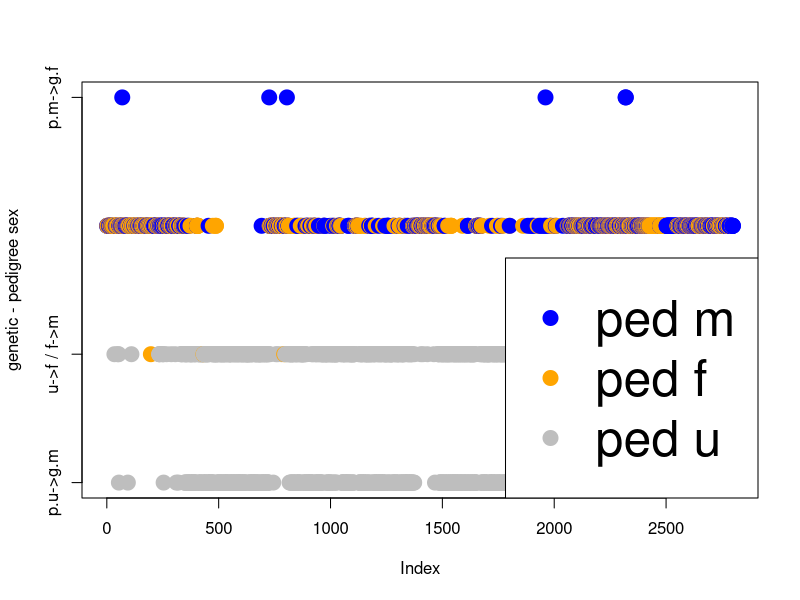

Generate this figure with R:
setwd('C:/Users/topalw/Desktop/PhD/Analyses/5.ref_panel/pedigree/')
lc <- read.csv('Metadata 3Kowls - 3kOwls_LowCoverage.csv', h=T)
ped1 <- read.csv('genetically_fixed_pedigree.csv',h=T)

ped1$seq_lc <- rep(0,nrow(ped1))
ped1$seq_lc[match(lc$New_name, ped1$id)] <- 1
# duplicates 
dups <- lc$New_name[grep('a',lc$New_name)]
dups2 <- rep('',length(dups))
for(i in 1:length(dups)){
  dups2[i] <- strsplit(dups[i],split='a')[[1]][1]
}
ped1$seq_lc[match(dups2, ped1$id)] <- 1
colnames(ped1)[5] <- 'seq_hc'
# check
sum(ped1$seq_lc)

# sex
d <- read.table('CoverageLowCov_Samples.txt',h=T)
d$sample <- lc$New_name[match(d$LibName,lc$Library_name)]
head(d)
ped1$lc_g_sex <- rep('',nrow(ped1))
ped1$lc_g_sex[match(d$sample,ped1$id)[!is.na(match(d$sample,ped1$id))]] <- 
  d$Sex[!is.na(match(d$sample,ped1$id))]
# match name for dups 
tmp <- d$sample[grep('a',d$sample)]
dups.d <- cbind(dups,dups2)
tmp2 <- ped1$id[ped1$seq_lc==1 & ped1$lc_g_sex=='']
tmpd <- match(dups.d[match(tmp2,dups.d[,2]),1],d$sample)
ped1$lc_g_sex[match(tmp2[-2],ped1$id)]<- d$Sex[tmpd[!is.na(tmpd)]]
pdf('sexxx_diff_3k.pdf',height=12,width=12)
plot(as.numeric(ped1$lc_g_sex[ped1$seq_lc==1 & ped1$id !='889830']) - as.numeric(ped1$sex[ped1$seq_lc==1& ped1$id !='889830']),
     pch=20,cex=3,
     col=c('blue','orange','grey')[as.factor(ped1$sex[ped1$seq_lc ==1& ped1$id !='889830'])],
     ylab='genetic - pedigree sex',yaxt='n')
axis(2,at = c(-2,-1,1),labels = c('p.u->g.m','u->f / f->m',
                                    'p.m->g.f'),cex=3,padj=0)
legend('bottomright',pch = rep(20,3),col=c('blue','orange','grey'),
       legend=c('ped m','ped f','ped u'),cex=3)
 dev.off()

